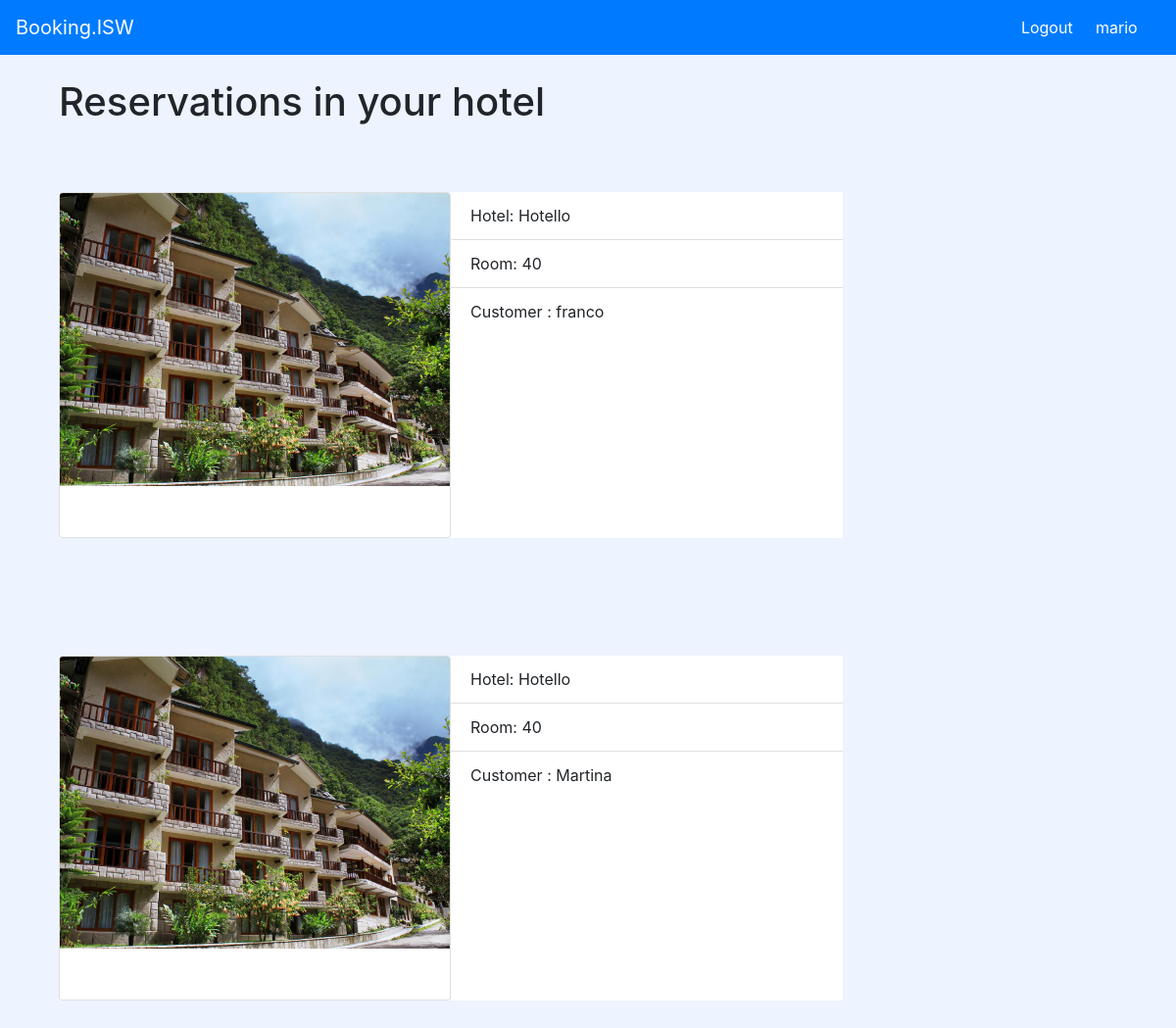
Page /home/ (signed in) on the earlier database version.
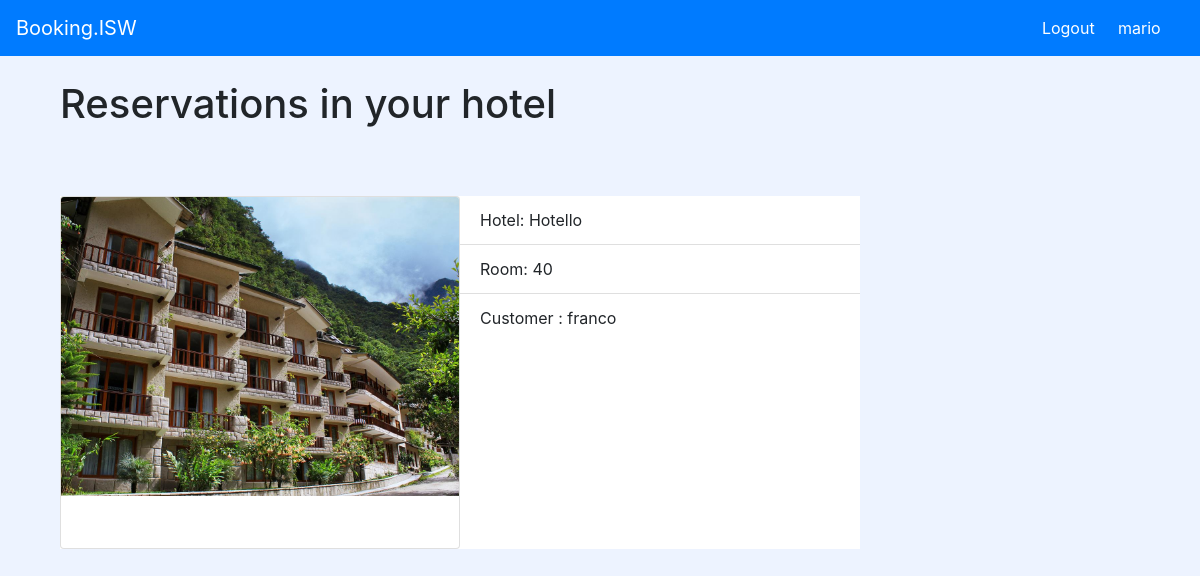
Same page on the later database version.
### bookingApp/models.py (models this page shows, shortened)
class Booking(models.Model):
    customerId = models.ForeignKey(User, on_delete=models.CASCADE)
    roomId = models.ForeignKey(Room, on_delete=models.CASCADE)
    checkIn = models.DateField()
    checkOut = models.DateField()

class Room(models.Model):
    roomNumber = models.IntegerField(default=0)
    capacity = models.IntegerField(default=0)
    price = models.FloatField(default=0.0)
    hotelId = models.ForeignKey(Hotel, on_delete=models.CASCADE)
    services = models.ManyToManyField(IncludedService)

class Hotel(models.Model):
    name = models.CharField(max_length=30)
    description = models.TextField()
    hotelKeeperId = models.ForeignKey(HotelKeeper, on_delete=models.CASCADE)
    address = models.ForeignKey(Address, on_delete=models.CASCADE)
    photoUrl = models.ImageField(default=None, null=True, upload_to="static/img")

class Person(models.Model):
    name = models.CharField(max_length=50)
    surname = models.CharField(max_length=50)
    birthday = models.DateField()
    cf = models.CharField(max_length=20)
    email = models.EmailField(max_length=100)
    address = models.ForeignKey(Address, on_delete=models.CASCADE)

### bookingApp/views.py (the view)
# urls.py: path('home/', v.hotelKeeperHome),  # ho lasciato home perchè dai disegni delle specifiche si vede così
def hotelKeeperHome(request):
    listPr = []
    try:
        hotelKeeperUsr = request.session["usr"]
    except:
        hotelKeeperUsr = None
    if hotelKeeperUsr != None:
        for pr in Booking.objects.all():
            if (hotelKeeperUsr == pr.roomId.hotelId.hotelKeeperId.userName):
                listPr.append(pr)
    context = {'listaPrenotazioni': listPr}
    return render(request,'homeHotelKeeper.html', context)

### templates/homeHotelKeeper.html (shortened to what this page needs)
{% extends "base.html" %}
{% block content %}
<div style="margin-left: 5%;  margin-top: 2%; margin-button: 5%">
  <h1>Reservations in your hotel</h1>
</div>
{% for item in listaPrenotazioni %}
<div class="Prenotazioni"  style="float: left; background-color: white; margin-left: 10%; margin: 5%">
    <div class="Image" style="float: left; width: 25rem">
        <div class="card">
        <img class="card-img-top" style="width: 100%; height: 100%" src=/{{item.roomId.hotelId.photoUrl}} alt="Card image cap">
        <div class="card-body">
        </div>
        </div>
    </div>
    <div class="Info" style="width: 50rem">
        <ul class="list-group list-group-flush">
            <li class="list-group-item">Hotel: {{item.roomId.hotelId.name}}</li>
            <li class="list-group-item">Room: {{item.roomId.roomNumber}}</li>
            <li class="list-group-item">Customer : {{item.customerId.name}}</li>
        </ul>
    </div>
</div>
{%endfor%}
{% endblock %}

### templates/base.html (shortened to what this page needs)
<!DOCTYPE html>
<html lang="en">
{% load static %}
    <head>
        <link rel="stylesheet" href="{% static 'css/bootstrap.css' %}" type="text/css" />
          <link rel="stylesheet" href="{% static 'css/style.css' %}" type="text/css" />
    </head>
    <body style="background-color:#edf3ff">
        <nav class="navbar navbar-expand-lg navbar-primary bg-primary" >
            <div class="collapse navbar-collapse" id="navbarTogglerDemo01">
                <a class="navbar-brand text-white" href="#">Booking.ISW</a>
                {% if request.session.usr is not None %}
                    <a href="/logout/" style="margin-right:2%; color:white">Logout</a>
                    <a href="/profile/" style="margin-right:2%; color:white">{{request.session.usr}}</a>
                {% else %}
                    <a href="/signUp/" style="margin-right:2%; color:white; ">Sign up</a>
                    <a href="/login/"  style="margin-right:2%; color:white " >Login</a>
                {% endif %}
            </div>
        </nav>
            {% block content %}{% endblock %}
    </body>
</html>

Differences in the rows shown:
removed Booking: roomId.hotelId.photoUrl (picture), roomId.hotelId.name "Hotello", roomId.roomNumber "40", customerId.name "Martina"
